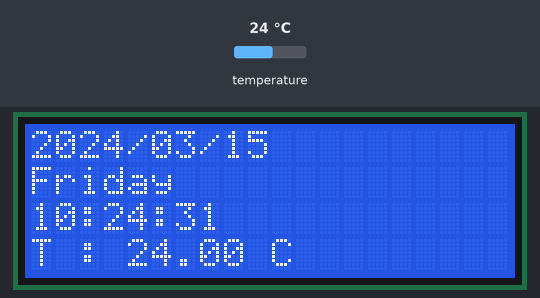
A sketch run on a simulated Arduino Uno, built with avr-gcc and run on an emulated ATmega328P. Parts: 20×4 character LCD. The test bench sets the inputs (shaded band); at power-on: temperature 24 °C. The local clock reads 2024-03-15 10:24:30 at power-on unless the sketch sets it; what the sketch prints to the serial monitor is not drawn.

Above: at 1.2 s.
1.3 s: temperature set to 12 °C
At 2.8 s:
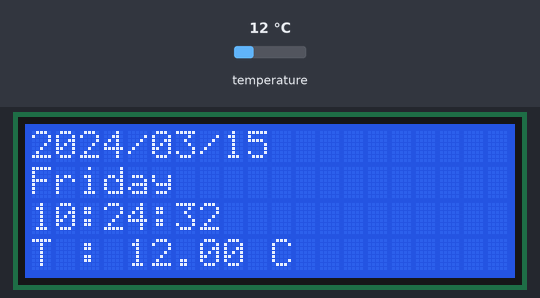
3.5 s: temperature set to 19 °C
At 4.8 s:
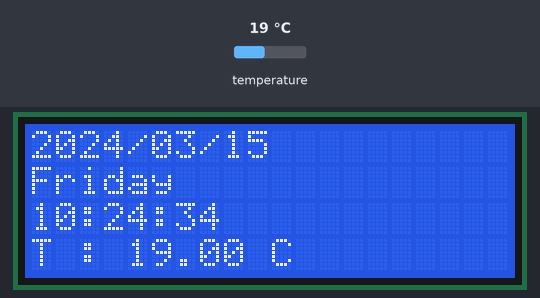
6.5 s: temperature set to 28 °C
At 7.5 s:
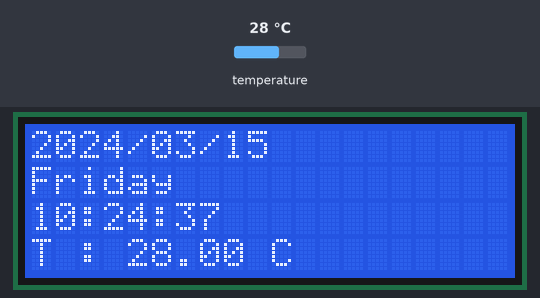
Timing chart, 0 to 9.5 s (numbered marks = the images above; inputs shaded):
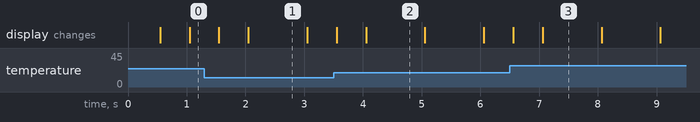

Measured:
- what the display in image 2 shows lasts 1.0 s, from 4.1 s to 5.1 s

The sketch:

lcd_rtc_test.ino
```cpp
#include <RTClib.h>
#include <LCD_I2C.h>
#include <Wire.h>

#define LCD_ROWS 20
#define LCD_COLS 4
LCD_I2C lcd(0x27, 20, 4);
RTC_DS3231 rtc;

char daysOfTheWeek[7][12] = {
  "Sunday",
  "Monday",
  "Tuesday",
  "Wednesday",
  "Thursday",
  "Friday",
  "Saturday"
};

void setup() {
  // put your setup code here, to run once:
  Serial.begin(115200);
  Wire.begin();
  lcd.begin();
  lcd.backlight();

  if (!rtc.begin()) {
    Serial.println(F("Couldn't find RTC"));
    lcd.setCursor(0, 0);
    lcd.print("Couldn't find RTC");
    while(1) delay(50);
  }

  if (rtc.lostPower()) {
    Serial.println(F("RTC lost power, let's set the time!"));
    lcd.setCursor(0, 0);
    lcd.print("RTC lost power, let's set the time!");
    rtc.adjust(DateTime(F(__DATE__), F(__TIME__)));
  }

}

void loop() {
  // put your main code here, to run repeatedly:
  static unsigned long lastTime = 0;

  if (millis() - lastTime > 500UL) {
    lastTime = millis();

    DateTime now = rtc.now();

    Serial.print(now.year(), DEC);
    Serial.print('/');
    if (now.month() < 10) Serial.print("0");
    Serial.print(now.month(), DEC);
    Serial.print('/');
    if (now.day() < 10) Serial.print("0");
    Serial.print(now.day(), DEC);
    Serial.print(F(" ("));
    Serial.print(daysOfTheWeek[now.dayOfTheWeek()]);
    Serial.println(F(") "));

    lcd.clear();
    lcd.setCursor(0, 0);
    lcd.print(now.year(), DEC);
    lcd.print('/');
    if (now.month() < 10) lcd.print("0");
    lcd.print(now.month(), DEC);
    lcd.print('/');
    if (now.day() < 10) lcd.print("0");
    lcd.print(now.day(), DEC);

    lcd.setCursor(0, 1);
    lcd.print(daysOfTheWeek[now.dayOfTheWeek()]);

    if (now.hour() < 10) Serial.print("0");
    Serial.print(now.hour(), DEC);
    Serial.print(':');
    if (now.minute() < 10) Serial.print("0");
    Serial.print(now.minute(), DEC);
    Serial.print(':');
    if (now.second() < 10) Serial.print("0");
    Serial.print(now.second(), DEC);
    Serial.println();

    lcd.setCursor(0, 2);
    if (now.hour() < 10) lcd.print("0");
    lcd.print(now.hour(), DEC);
    lcd.print(':');
    if (now.minute() < 10) lcd.print("0");
    lcd.print(now.minute(), DEC);
    lcd.print(':');
    if (now.second() < 10) lcd.print("0");
    lcd.print(now.second(), DEC);

    Serial.print(F("Temperature : "));
    Serial.print(rtc.getTemperature());
    Serial.println(F(" C"));

    lcd.setCursor(0, 3);
    lcd.print("T : ");
    lcd.print(rtc.getTemperature());
    lcd.print(" C");
  }
}
```
